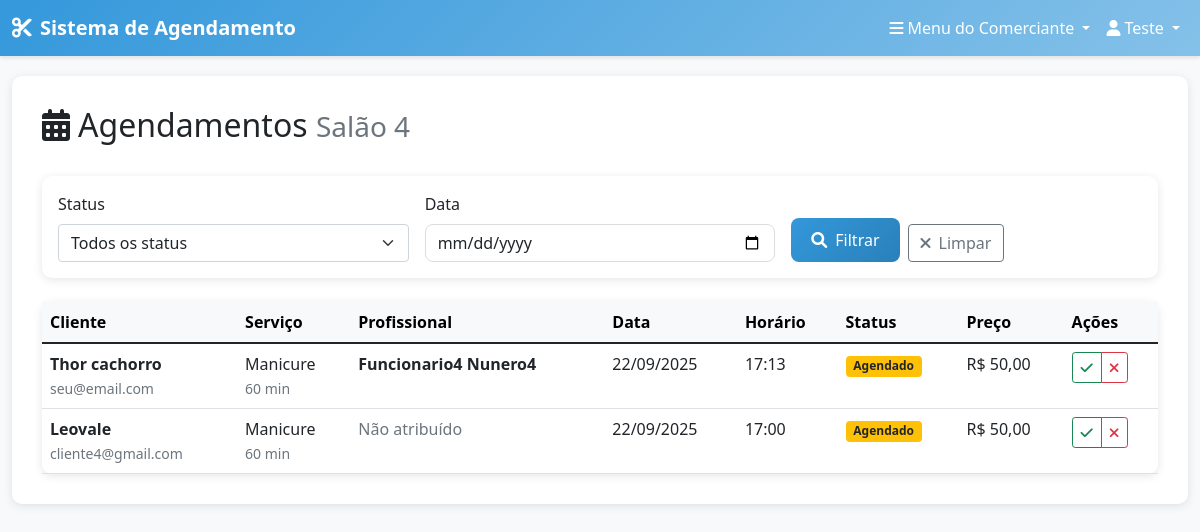
/salons/appointments/ (signed in), run on an earlier commit of the app's database.
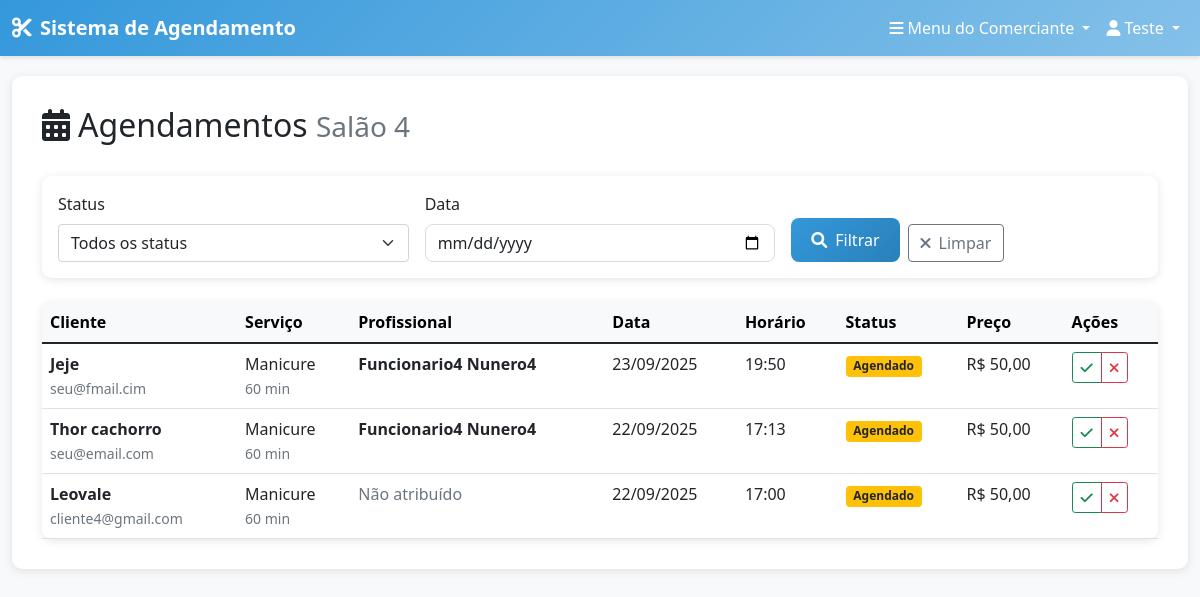
And on a later commit of the database.
### appointments/models.py (models this page shows, shortened)
class Appointment(models.Model):
    STATUS_CHOICES = (
        ('scheduled', 'Agendado'),
        ('confirmed', 'Confirmado'),
        ('cancelled', 'Cancelado'),
        ('completed', 'Concluído'),
        ('no_show', 'Não compareceu'),
    )
    client = models.ForeignKey(User, on_delete=models.CASCADE, related_name='appointments', verbose_name="Cliente")
    salon = models.ForeignKey(Salon, on_delete=models.CASCADE, related_name='appointments', verbose_name="Salão")
    service = models.ForeignKey(Service, on_delete=models.CASCADE, related_name='appointments', verbose_name="Serviço")
    employee = models.ForeignKey('salons.Employee', on_delete=models.SET_NULL, null=True, blank=True, related_name='appointments', verbose_name="Funcionário responsável")
    appointment_date = models.DateField(verbose_name="Data do Agendamento")
    appointment_time = models.TimeField(verbose_name="Horário do Agendamento")
    status = models.CharField(max_length=15, choices=STATUS_CHOICES, default='scheduled', verbose_name="Status")
    notes = models.TextField(blank=True, null=True, verbose_name="Observações")
    created_at = models.DateTimeField(auto_now_add=True)
    updated_at = models.DateTimeField(auto_now=True)
    class Meta:
        verbose_name = "Agendamento"
        verbose_name_plural = "Agendamentos"
        ordering = ['appointment_date', 'appointment_time']
        constraints = [
            models.UniqueConstraint(
                fields=['salon', 'employee', 'appointment_date', 'appointment_time'],
                condition=models.Q(employee__isnull=False),
                name='unique_employee_appointment_time'
            ),
            models.UniqueConstraint(
                fields=['salon', 'appointment_date', 'appointment_time'],
                condition=models.Q(employee__isnull=True),
                name='unique_salon_appointment_time_no_employee'
            )
        ]

### salons/models.py (models this page shows, shortened)
class Service(models.Model):
    salon = models.ForeignKey(Salon, on_delete=models.CASCADE, related_name='services', verbose_name="Salão")
    name = models.CharField(max_length=100, verbose_name="Nome do Serviço")
    description = models.TextField(blank=True, null=True, verbose_name="Descrição")
    duration = models.PositiveIntegerField(verbose_name="Duração (minutos)")
    price = models.DecimalField(max_digits=10, decimal_places=2, verbose_name="Preço")
    is_active = models.BooleanField(default=True, verbose_name="Ativo")
    created_at = models.DateTimeField(auto_now_add=True)
    updated_at = models.DateTimeField(auto_now=True)
    class Meta:
        verbose_name = "Serviço"
        verbose_name_plural = "Serviços"
        ordering = ['name']

class Employee(models.Model):
    user = models.OneToOneField(User, on_delete=models.CASCADE, related_name='employee_profile', verbose_name="Usuário")
    salon = models.ForeignKey(Salon, on_delete=models.CASCADE, related_name='employees', verbose_name="Salão")
    services = models.ManyToManyField(Service, blank=True, verbose_name="Serviços que pode executar")
    is_active = models.BooleanField(default=True, verbose_name="Ativo")
    hire_date = models.DateField(auto_now_add=True, verbose_name="Data de contratação")
    created_at = models.DateTimeField(auto_now_add=True)
    updated_at = models.DateTimeField(auto_now=True)
    class Meta:
        verbose_name = "Funcionário"
        verbose_name_plural = "Funcionários"
        unique_together = ['user', 'salon']

### subscriptions/views.py (the view)
    def wrapper(request, *args, **kwargs):
        if not request.user.is_authenticated:
            return redirect('accounts:login')
        if request.user.profile.user_type != 'owner':
            messages.error(request, 'Acesso negado.')
            return redirect('accounts:dashboard')
        subscription = getattr(request.user, 'subscription', None)
        if not subscription or not subscription.is_active():
            messages.warning(request, 'Sua assinatura expirou. Renove para continuar usando o sistema.')
            return redirect('subscriptions:detail')
        return view_func(request, *args, **kwargs)

### salons/views.py (called while the page is built)
@subscription_required
def appointments_list(request):
    salon = request.user.salon
    status_filter = request.GET.get('status', '')
    date_filter = request.GET.get('date', '')
    appointments = Appointment.objects.filter(salon=salon)
    if status_filter:
        appointments = appointments.filter(status=status_filter)
    if date_filter:
        try:
            filter_date = datetime.strptime(date_filter, '%Y-%m-%d').date()
            appointments = appointments.filter(appointment_date=filter_date)
        except ValueError:
            pass
    appointments = appointments.order_by('-appointment_date', '-appointment_time')
    return render(request, 'salons/appointments_list.html', {
        'appointments': appointments,
        'salon': salon,
        'status_filter': status_filter,
        'date_filter': date_filter,
        'status_choices': Appointment.STATUS_CHOICES
    })

### subscriptions/models.py (called while the page is built)
    def is_active(self):
        return self.status == 'active' and self.end_date > timezone.now()

### templates/salons/appointments_list.html (shortened to what the changed rows need)
{% extends 'base/base.html' %}
{% block content %}
<div class="row">
    <div class="col-12">
        <div class="d-flex justify-content-between align-items-center mb-4">
            <h2>
                <i class="fas fa-calendar-alt me-2"></i>Agendamentos
                <small class="text-muted">{{ salon.name }}</small>
            </h2>
        </div>
        {% if appointments %}
            <div class="card">
                <div class="card-body p-0">
                    <div class="table-responsive">
                        <table class="table table-hover mb-0">
                            <thead class="table-light">
                                <tr>
                                    <th>Cliente</th>
                                    <th>Serviço</th>
                                    <th>Profissional</th>
                                    <th>Data</th>
                                    <th>Horário</th>
                                    <th>Status</th>
                                    <th>Preço</th>
                                    <th>Ações</th>
                                </tr>
                            </thead>
                            <tbody>
                                {% for appointment in appointments %}
                                    <tr>
                                        <td>
                                            <div>
                                                <strong>{{ appointment.client.first_name }} {{ appointment.client.last_name }}</strong>
                                                <br>
                                                <small class="text-muted">{{ appointment.client.email }}</small>
                                            </div>
                                        </td>
                                        <td>
                                            {{ appointment.service.name }}
                                            <br>
                                            <small class="text-muted">{{ appointment.service.duration }} min</small>
                                        </td>
                                        <td>
                                            {% if appointment.employee %}
                                                <strong>{{ appointment.employee.user.get_full_name|default:appointment.employee.user.username }}</strong>
                                            {% else %}
                                                <span class="text-muted">Não atribuído</span>
                                            {% endif %}
                                        </td>
                                        <td>{{ appointment.appointment_date|date:"d/m/Y" }}</td>
                                        <td>{{ appointment.appointment_time|time:"H:i" }}</td>
                                        <td>
                                            {% if appointment.status == 'scheduled' %}
                                                <span class="badge bg-warning text-dark">{{ appointment.get_status_display }}</span>
                                            {% elif appointment.status == 'confirmed' %}
                                                <span class="badge bg-success">{{ appointment.get_status_display }}</span>
                                            {% elif appointment.status == 'cancelled' %}
                                                <span class="badge bg-danger">{{ appointment.get_status_display }}</span>
                                            {% elif appointment.status == 'completed' %}
                                                <span class="badge bg-primary">{{ appointment.get_status_display }}</span>
                                            {% else %}
                                                <span class="badge bg-secondary">{{ appointment.get_status_display }}</span>
                                            {% endif %}
                                        </td>
                                        <td>R$ {{ appointment.service.price }}</td>
                                        <td>
                                            <div class="btn-group btn-group-sm" role="group">
                                                {% if appointment.status == 'scheduled' %}
                                                    <button class="btn btn-outline-success" title="Confirmar">
                                                        <i class="fas fa-check"></i>
                                                    </button>
                                                {% endif %}
                                                {% if appointment.status != 'cancelled' and appointment.status != 'completed' %}
                                                    <button class="btn btn-outline-danger" title="Cancelar">
                                                        <i class="fas fa-times"></i>
                                                    </button>
                                                {% endif %}
                                            </div>
                                        </td>
                                    </tr>
                                {% endfor %}
                            </tbody>
                        </table>
                    </div>
                </div>
            </div>
        {% endif %}
    </div>
</div>
{% endblock %}

What changed in the data, as far as the page shows it:
added Appointment: client.first_name "Jeje", client.email "seu@fmail.cim", service.name "Manicure", service.duration "60", employee.user.get_full_name "Funcionario4 Nunero4", appointment_date "23/09/2025", appointment_time "19:50", status "Agendado", service.price "50,00"
